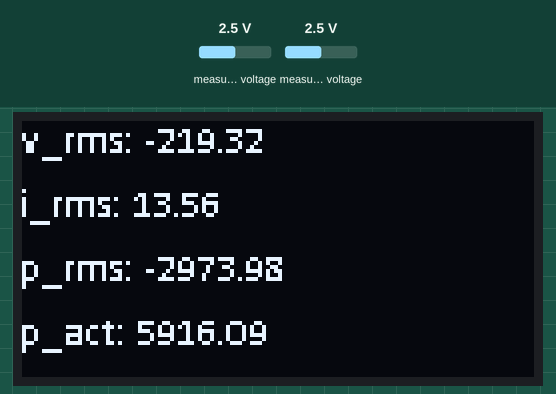
Simulated run of this sketch. Board: Arduino Uno, built with avr-gcc and run on an emulated ATmega328P. Parts: 128×64 one-colour display. The test bench sets the inputs (shaded band); at power-on: measured voltage 2.5 V. At 1.8 s the program stops and its outputs stay as they are.

Above: at 1.8 s.

The sketch:

medidor1.ino
```cpp
#include <Wire.h>
#include <Adafruit_ADS1015.h>
//***
#include "SSD1306Ascii.h"
#include "SSD1306AsciiAvrI2c.h"
#define I2C_ADDRESS 0x3C
SSD1306AsciiAvrI2c oled;
//***

#define ACOPLE_MUZZI 2.5
#define MUESTRAS 100

Adafruit_ADS1115 ads;
float vectorV[MUESTRAS], vectorI[MUESTRAS];
float v_rms, i_rms, p_rms, p_act, cos_phi;
unsigned long time_now = 0;
int period =2; //mSeg
int i=0;

void setup(void) {
  Wire.begin();
  oled.begin(&Adafruit128x64, I2C_ADDRESS);
  oled.setFont(Callibri10);
  oled.clear();

  Serial.begin(115200);
  // The ADC input range (or gain) can be changed via the following
  // functions, but be careful never to exceed VDD +0.3V max, or to
  // exceed the upper and lower limits if you adjust the input range!
  // Setting these values incorrectly may destroy your ADC!
  //                                                                ADS1015  ADS1115
  //                                                                -------  -------
  // ads.setGain(GAIN_TWOTHIRDS);  // 2/3x gain +/- 6.144V  1 bit = 3mV      0.1875mV (default)
  // ads.setGain(GAIN_ONE);        // 1x gain   +/- 4.096V  1 bit = 2mV      0.125mV
  // ads.setGain(GAIN_TWO);        // 2x gain   +/- 2.048V  1 bit = 1mV      0.0625mV
  // ads.setGain(GAIN_FOUR);       // 4x gain   +/- 1.024V  1 bit = 0.5mV    0.03125mV
  // ads.setGain(GAIN_EIGHT);      // 8x gain   +/- 0.512V  1 bit = 0.25mV   0.015625mV
  // ads.setGain(GAIN_SIXTEEN);    // 16x gain  +/- 0.256V  1 bit = 0.125mV  0.0078125mV
  ads.begin();
}

void loop(void) {
  if(millis() >= time_now + period){
    time_now += period;
    vectorV[i] = (((float)ads.readADC_SingleEnded(2)*0.1875/1000) - 2.5)*30/0.172;
    vectorI[i] = (((float)ads.readADC_SingleEnded(0)*0.1875/1000) - 2.51)*1/0.185; //acs712 0A->2.51V
    i++;
  }

  if(i >= MUESTRAS){
    for(i=0;i<MUESTRAS;i++){

      v_rms += vectorV[i] * vectorV[i];
      i_rms += vectorI[i] * vectorI[i];
      p_act += vectorV[i] * vectorI[i];

    }
      v_rms /= MUESTRAS;
      v_rms = sqrt(v_rms);
      //Serial.println(v_rms);
      //Serial.println(((int)(v_rms*100)));
      v_rms = (float)((int)(v_rms*100))/100;
      //Serial.println(v_rms);

      i_rms /= MUESTRAS;
      i_rms = sqrt(i_rms);
      //Serial.println(i_rms);
      //Serial.println(((int)(i_rms*100)));
      i_rms = (float)((int)(i_rms*100))/100;
      //Serial.println(i_rms);

      p_rms = v_rms*i_rms;
      p_act = p_act/MUESTRAS;
      cos_phi = p_act/p_rms;


  oled.setCursor(0, 0 );
  oled.print("v_rms: ");
  oled.println(v_rms);
  oled.print("i_rms: ");
  oled.println(i_rms);
  oled.print("p_rms: ");
  oled.println(p_rms);
  oled.print("p_act: ");
  oled.println(p_act);
  //oled.print("cos phi: ");
  //oled.println(cos_phi);
    i=0;

    while(1){}
  }

}
```
